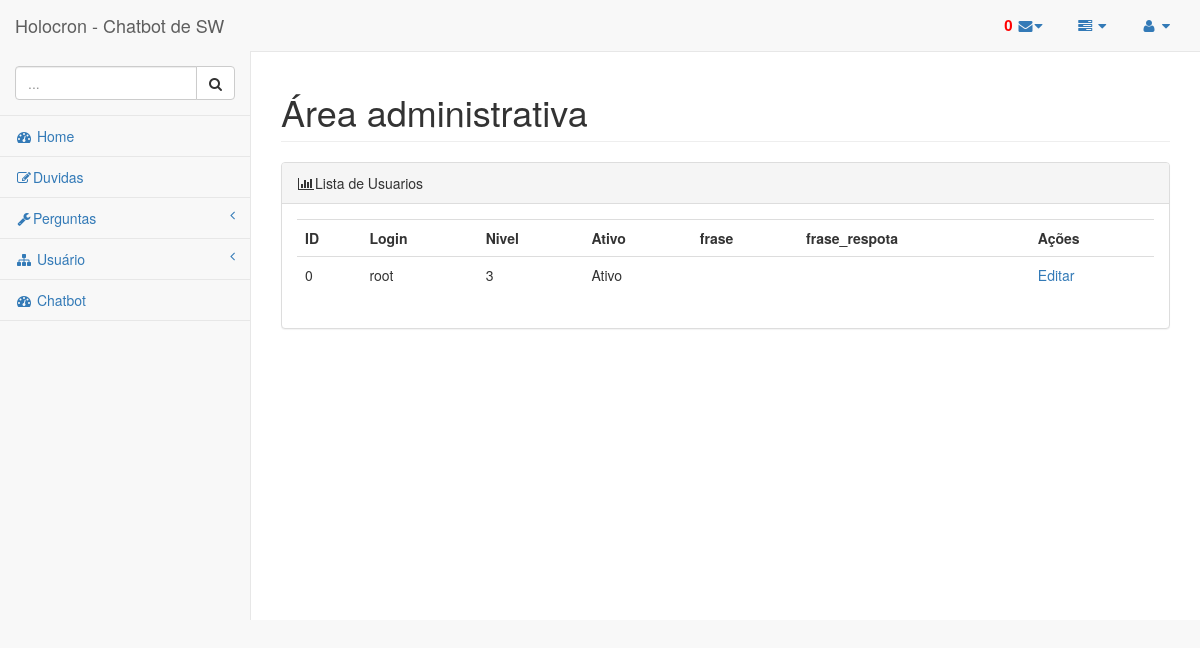
The page /Admin/UserList.php (signed in) on the database its author committed.
### tables this page shows
CREATE TABLE `user` (
  `id_user` int(11) NOT NULL,
  `login` varchar(90) NOT NULL,
  `senha` varchar(90) NOT NULL,
  `nivel` int(1) NOT NULL DEFAULT '1',
  `ativo` int(1) NOT NULL DEFAULT '1',
  `frase` text,
  `frase_respota` text
);

### controller/DB.php (called while the page is built, shortened)
<?php
$dbname = "tcc";

### Admin/Buscas/Lista_usuer.php (called while the page is built, shortened)
<?php
function lista_usuarios(){
    include '../controller/DB.php';
$sql = "SELECT `id_user`, `login`, `senha`, `nivel`, `ativo`, `frase`, `frase_respota`
    FROM `user`";
return $result1 = mysqli_query($conn, $sql);
}

### Admin/UserList.php (the view)
<?php
include './includes/cabeca.php';
include './Buscas/Lista_usuer.php';
?>
<div id="page-wrapper">
    <div class="row">
        <div class="col-lg-12">
            <h1 class="page-header">Área administrativa</h1>
        </div>
    </div>
    <div class="row">
        <div class="col-lg-12">
            <div class="panel panel-default">
                <div class="panel-heading">
                    <i class="fa fa-bar-chart-o fa-fw"></i>Lista de Usuarios
                </div>
                <div class="panel-body">
                    <div class="row">
                        <div class="col-lg-12">
                            <div class="table-responsive">
                                <table class="table-responsive table">
                                    <tr>
                                        <th>ID</th>
                                        <TH>Login</TH>
                                        <th>Nivel</th>
                                        <th>Ativo</th>
                                        <TH>frase</TH>
                                        <TH>frase_respota</TH>
                                        <th>Ações</th>
                                    </tr>
                                    <?php
                                    $result = lista_usuarios();
                                    if (mysqli_num_rows($result) > 0) {
                                        while ($row = mysqli_fetch_assoc($result)) {
                                            ?>
                                            <tr>
                                                <td><?= $row["id_user"]; ?></td>
                                                <td><?= $row["login"]; ?></td>
                                                <td><?= $row["nivel"]; ?></td>
                                                <td><?php
                                                    if ($row["ativo"] == 1) {
                                                        echo 'Ativo';
                                                    } else {
                                                        echo 'Desativado';
                                                    }
                                                    ?></td>
                                                <td><?= $row["frase"]; ?></td>
                                                <td><?= $row["frase_respota"]; ?></td>
                                                <td><a href="Editar_Usuario-<?= $row["id_user"]; ?>">Editar</a></td>
                                            </tr>
                                            <?php
                                        }
                                    } else {
                                        ?>
                                        <tr>
                                            <td>Sem nenhum resultado</td>
                                        </tr>
                                        <?php
                                    }
                                    ?>
                                </table>
                            </div>
                        </div>
                    </div>
                </div>
            </div>
        </div>
    </div>
</div>
<?php
include './includes/rodape.php';

### rows shown on the page
user: id_user "0", login "root", nivel "3", ativo "Ativo"

### other values the page prints
$i "0"
